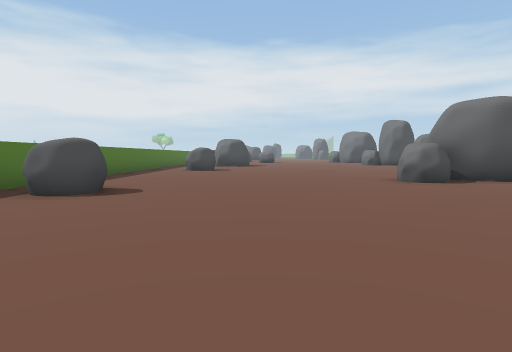
View 1 (above)

16 first-person views from a walk through a scene from a Unity 3-D project. The camera is 1.2 m above the floor, tilts 4° down and sees 80° across. The floor is counted in squares, 2 m on a side. Each view is taken from the middle of a square. On the plan, view 1 faces up. The plan holds only what a view shows up to about 9 squares ahead; the rest is blank. The place goes on beyond the plan.

View 2
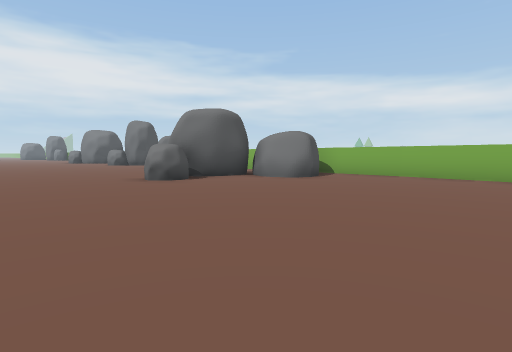

View 3
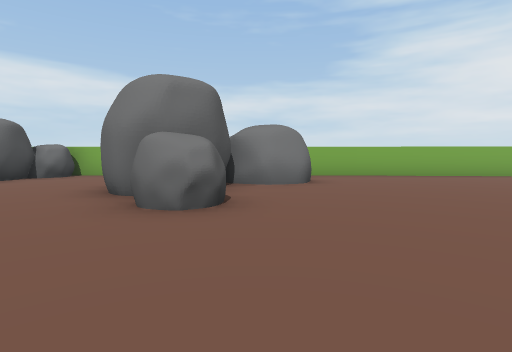

View 4
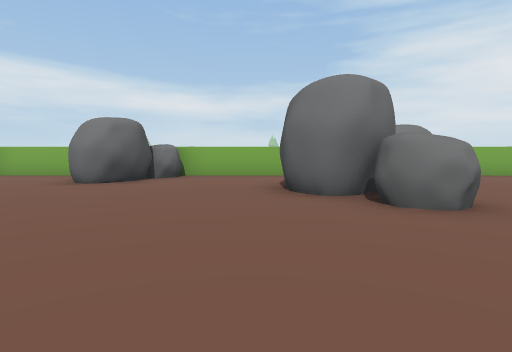

View 5
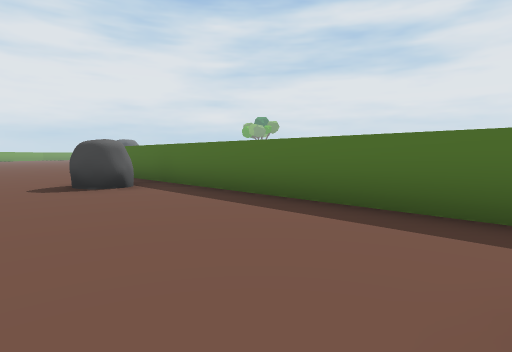

View 6
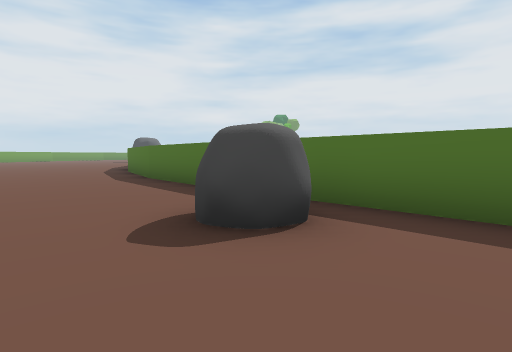

View 7
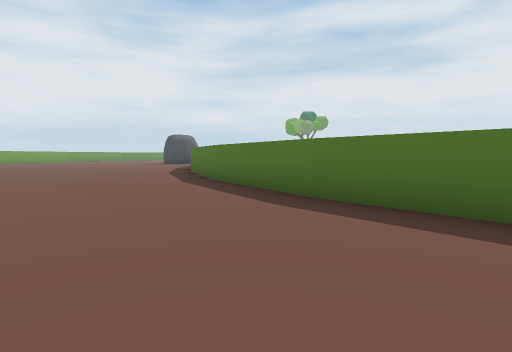

View 8
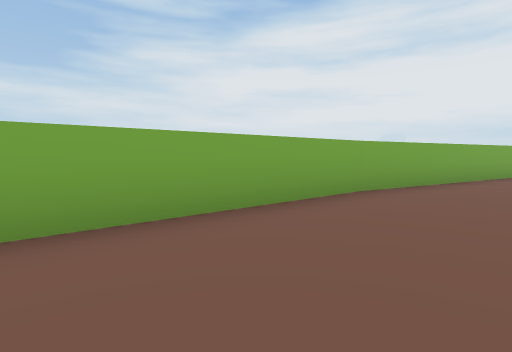

View 9
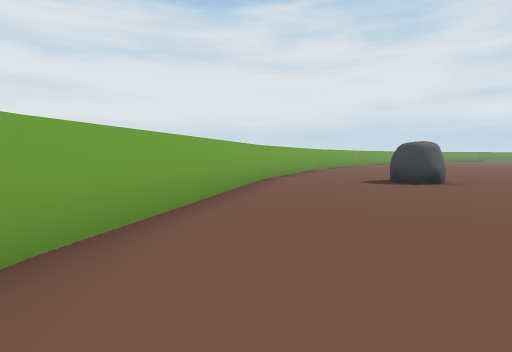

View 10
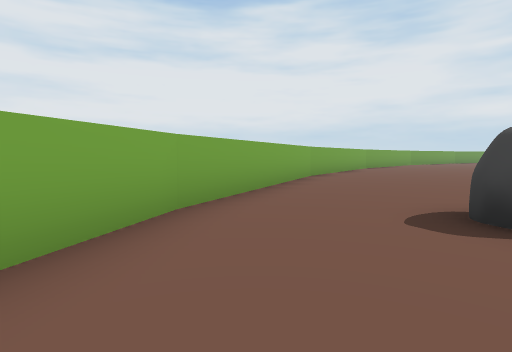

View 11
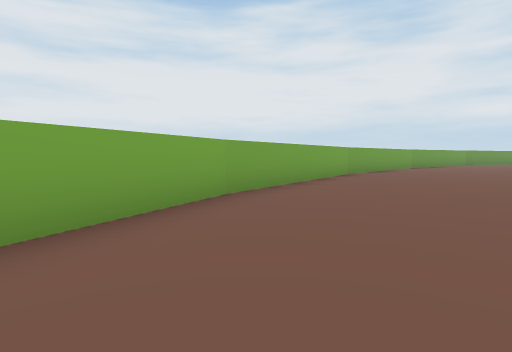

View 12
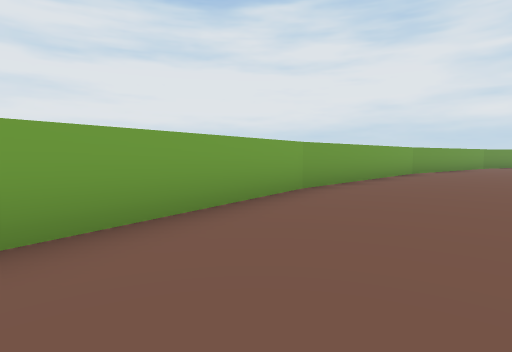

View 13
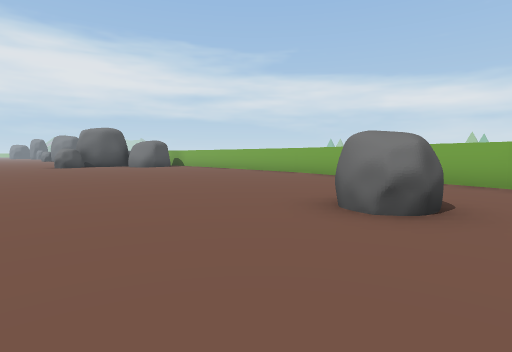

View 14
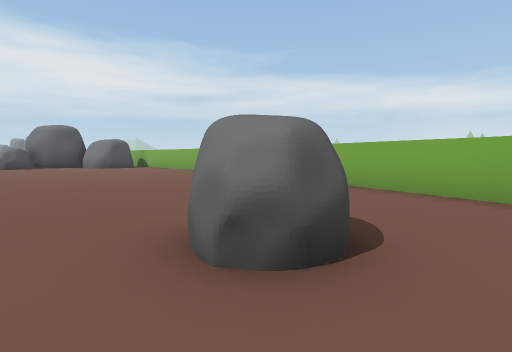

View 15
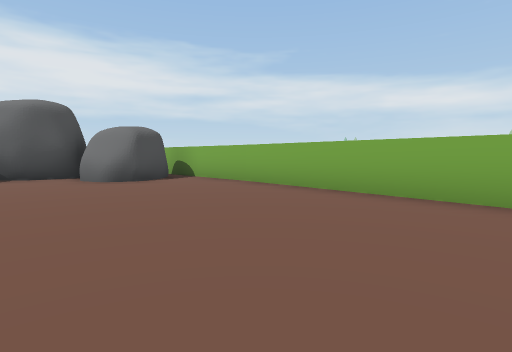

View 16
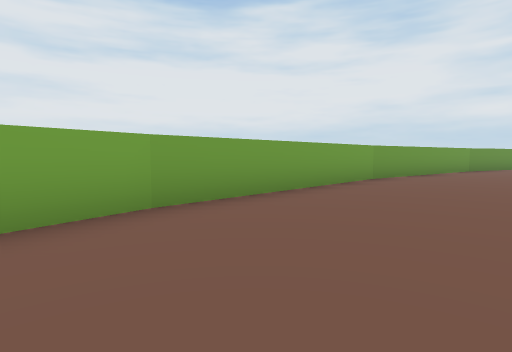

### Floor plan
Points are (right, up) in squares from view 1. A wall is a line through its corners. A room is listed if a view was taken in it or the views show most of it. See-through windows are left out.
Room 1 (views 1, 2, 3, 4, 5, 6, 7, 8, 9, 10, 11, 12, 13, 14, 15, 16)
walls: (-4.5, -0.3) (-5.5, -3.9) (-6.2, -5.5); (1.1, -18.5) (4.5, -13.6); (4.4, -13.7) (6.9, -8.3); (-3, -22.6) (1.2, -18.3); (6.9, -8.4) (8.3, -2.7); (-5, -24) (-2.9, -22.5); (8.3, -2.8) (8.8, 3.2); (8.8, 3) (8.8, 6); (-4.3, 10.8) (-4.3, -0.5); (8.8, 8.1) (8.8, 11.4)
objects: other object (-3, 5); other object (3, -8) to (4, -7); other object (4, 7); other object (5, 7); other object (6, 5) to (8, 6); other object (7, 7); other object (8, 11)

Where each view was taken, in squares from view 1:
view 1: 0 up, 0 right, facing up
view 2: 0 up, 0 right, facing up-right
view 3: 6 up, 0 right, facing right
view 4: 9 up, 0 right, facing right
view 5: 11 up, 1 left, facing down-left
view 6: 7 up, 1 left, facing down-left
view 7: 2 up, 1 left, facing down-left
view 8: 2 up, 6 right, facing down-right
view 9: 1 down, 7 right, facing down
view 10: 5 down, 6 right, facing down
view 11: 9 down, 4 right, facing down
view 12: 13 down, 2 right, facing down
view 13: 9 down, 0 right, facing up-right
view 14: 9 down, 2 right, facing up-right
view 15: 2 down, 4 right, facing up-right
view 16: 15 down, 0 right, facing down
